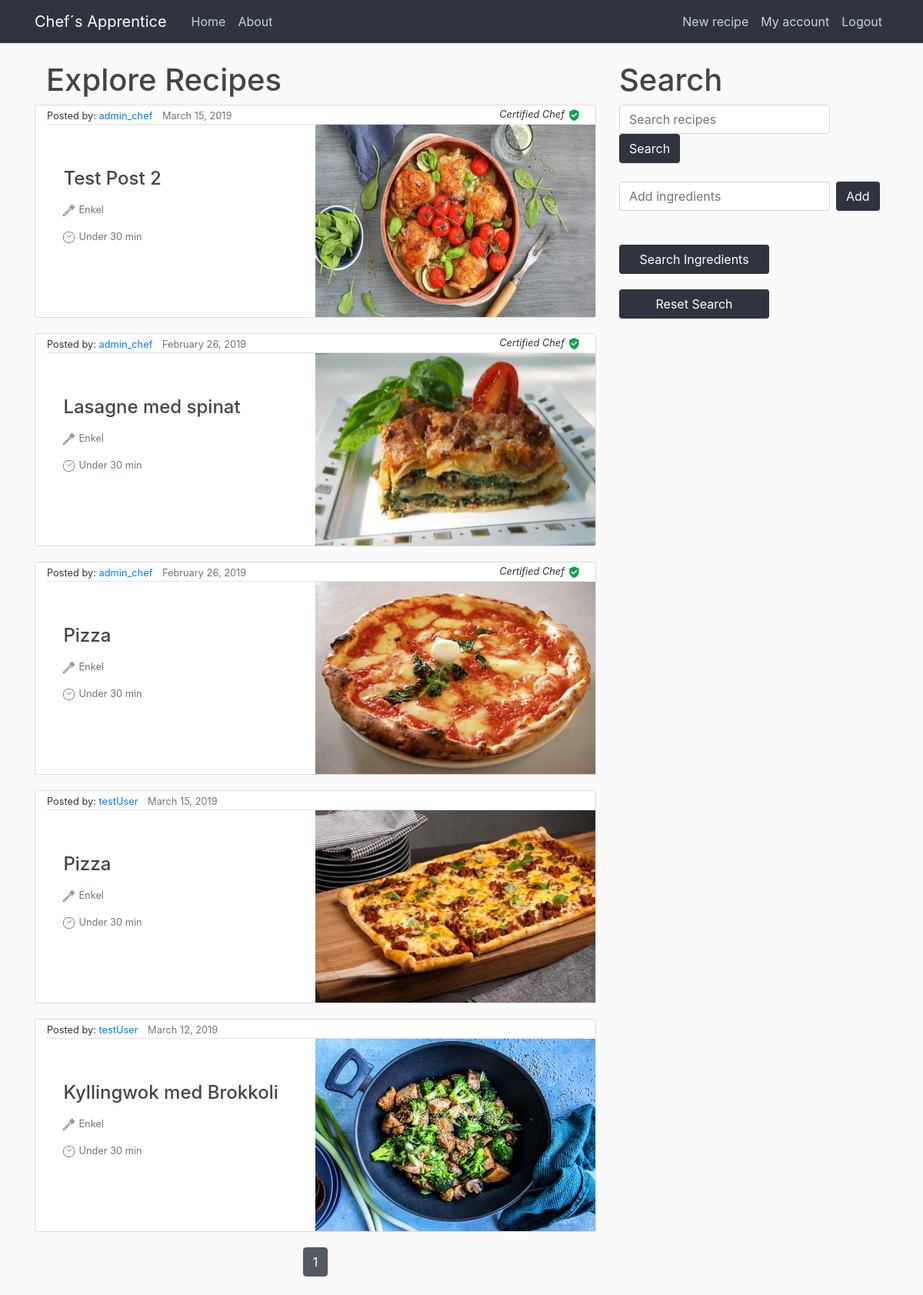
Page / (signed in) on the earlier database version.
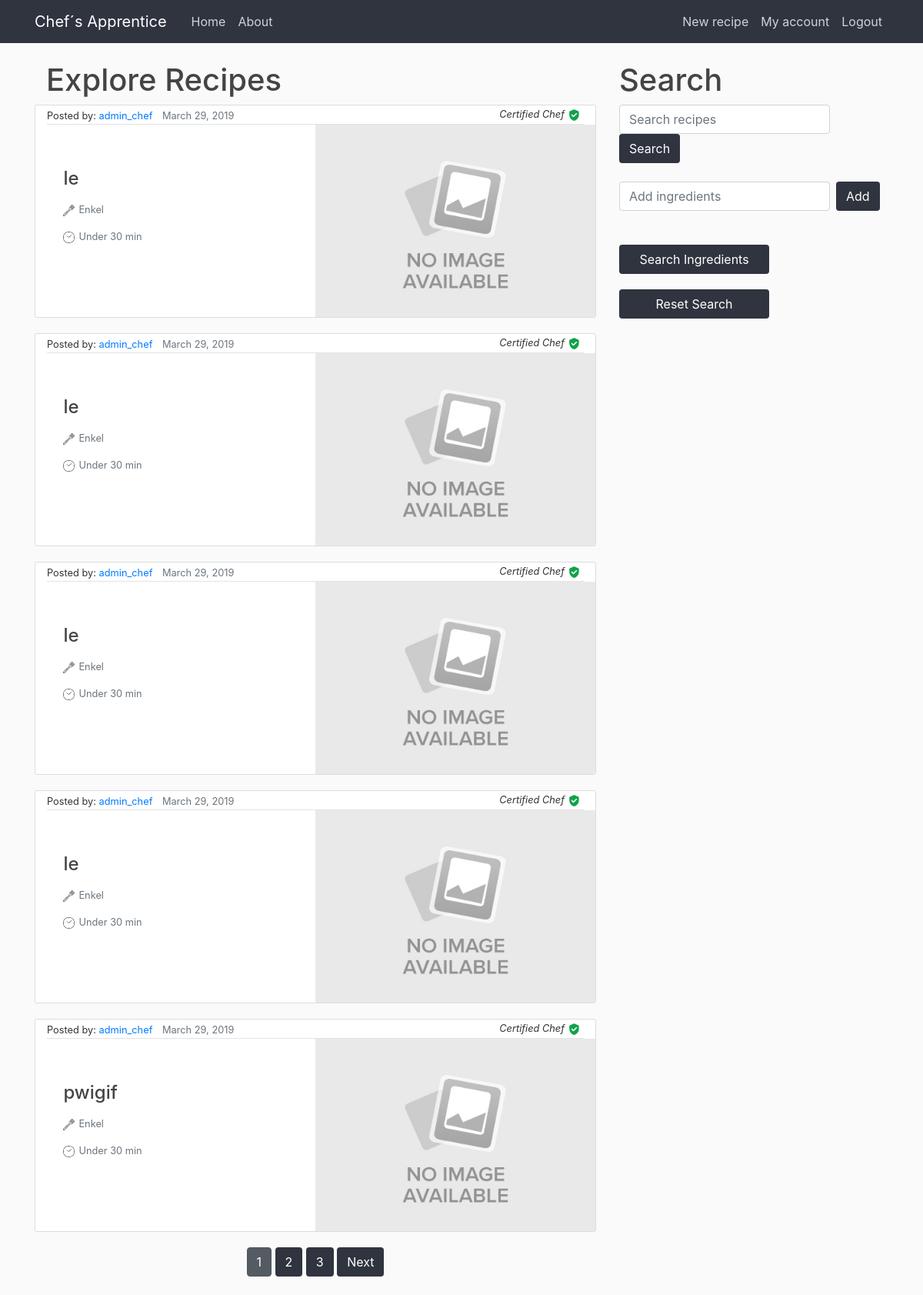
Same page on the later database version.
### chefs_apprentice/models.py (models this page shows, shortened)
class Recipe(models.Model):
    title = models.CharField(max_length=100)  # tenkt samme som tilhørende post
    ingredients = models.ManyToManyField(ChosenIngredient, blank=True, related_name='+')  # liste av ingrediensobjekter
    description = models.TextField()  # tenkt sammen med content i post
    date_posted = models.DateTimeField(
        default=timezone.now)  # DateTimeField(auto_now=True) ville satt datoen til akkurat nå
    author = models.ForeignKey(User,
                               on_delete=models.CASCADE)  # on_delete=models.CASCADE sier at hvis brukeren blir slettet vil postene også bli slettet
    image = models.ImageField(default='default.jpg', upload_to='food_pics')
    visible = models.BooleanField(default=True)
    NIVA = (
        ('E', 'Enkel'),
        ('M', 'Middels'),
        ('V', 'Vanskelig'),
    )
    TID = (
        ('L', 'Under 30 min'),
        ('M', 'Ca. 30-60 min'),
        ('S', 'Over 1 time'),
    )
    tid = models.CharField(default='L', max_length=1, choices=TID)
    niva = models.CharField(default='E', max_length=1, choices=NIVA)

### chefs_apprentice/views.py (the view)
# urls.py: path('', views.home, name='chef-home'),
@login_required
def home(request):
    queryset = Recipe.objects.all().order_by("-date_posted")
    recipe = queryset[0]
    if request.GET.get("sortBy"):
        queryset = Recipe.objects.all().order_by("-date_posted")
        context = {
            'recipies': queryset
        }
        return render(request, 'chefs_apprentice/home.html', context)
    start_list = []
    for a in queryset:
        if a.author.is_staff:
            start_list.append(a)
    for b in queryset:
        if b.author.is_staff == False:
            start_list.append(b)
    query = request.GET.get("q")
    if query:
        queryset = queryset.filter(
            Q(title__icontains=query)
        )
    query_i = request.GET.get("q_i")
    if request.GET.get("addIngredient"):
        input = query_i.split(',')
        ingredients = [x.strip() for x in input]
        ingredients = list(set(ingredients))
        print(curr_i.current_ingredients)
        curr_i.current_ingredients.update(ingredients)
    if request.GET.get("search_ingredient"):
        queryset = getRecipies(queryset, curr_i.current_ingredients)
    if not request.GET.get("search_ingredient") and not query:
        queryset = start_list
    if request.GET.get("reset"):
        curr_i.current_ingredients = set([])
    paginator = Paginator(queryset, 5) # Show 5 contacts per page
    page = request.GET.get('page')
    queryset = paginator.get_page(page)
    context = {
        'recipies': queryset,
        'current_ingredients': curr_i.current_ingredients
    }
    return render(request, 'chefs_apprentice/home.html', context)

### chefs_apprentice/templates/chefs_apprentice/home.html (shortened to what this page needs)
{% extends "chefs_apprentice/base.html" %}
{% block content%}
<div class="container">
  <div class="row">
    <div class="col">
        <h1>Explore Recipes</h1>
    </div>
    </div>
</div>
  {% for recipe in recipies %}
    {% if recipe.visible %}
      <article class="media recipe-section">
        <div class="container">
          <div class="article-metadata">
            <small>Posted by: <a class="mr-2" href="#">{{ recipe.author }}</a></small>
            <small class="text-muted">{{ recipe.date_posted|date:"F d, Y" }}</small>
            <small class="certification">{% if recipe.author.is_staff %}<i>Certified Chef</i><img class="verified" id="certified" src="static/chefs_apprentice/verified.png" alt="#">{% endif %}</small>
          </div>
          <div class="row">
            <div class="col-sm pt-5">
                <h2><a class="article-title" href="{%url 'view_recipe' recipetitle=recipe.title pk=recipe.pk%}">{{ recipe.title }}</a></h2>
                <small class="article-content text-muted"><img class="verified" src="static/chefs_apprentice/spatula.png" alt="#">{{ recipe.get_niva_display }}</small>
                <small class="article-content text-muted"><img class="verified" src="static/chefs_apprentice/time.png" alt="#">{{ recipe.get_tid_display }}</small>
            </div>
            <div class="col-sm">
              <img class="food_image" src="{{ recipe.image.url }}" alt="#">
            </div>
          </div>
        </div>
      </article>
    {% endif %}
  {% endfor  %}
  <div class="pagination">
    <span class="step-links">
        {% for num in recipies.paginator.page_range %}
          {% if recipies.number == num %}
            <a class="btn btn-secondary active mb-4" href="?page={{ num }}&q={{ request.GET.q }}">{{ num }}</a>
          {% elif num > recipies.number|add:'-3' and num < recipies.number|add:'3' %}
            <a class="btn btn-rounded-info mb-4" href="?page={{ num }}">{{ num }}</a>
          {% endif %}
        {% endfor %}
        {% if recipies.has_next %}
            <a class="btn btn-rounded-info mb-4" href="?page={{ recipies.next_page_number }}&q={{ request.GET.q }}">Next</a>
        {% endif %}
    </span>
</div>
{% endblock content %}

Differences in the rows shown:
no longer on this page (row unchanged): Recipe: author "admin_chef", date_posted "March 15, 2019", visible True (drawn), title "Test Post 2", niva "Enkel", tid "Under 30 min", image (picture)
no longer on this page (row unchanged): Recipe: author "admin_chef", date_posted "February 26, 2019", visible True (drawn), title "Lasagne med spinat", niva "Enkel", tid "Under 30 min", image (picture)
no longer on this page (row unchanged): Recipe: author "admin_chef", date_posted "February 26, 2019", visible True (drawn), title "Pizza", niva "Enkel", tid "Under 30 min", image (picture)
no longer on this page (row unchanged): Recipe: author "testUser", date_posted "March 15, 2019", title "Pizza", visible True (drawn), niva "Enkel", tid "Under 30 min", image (picture)
no longer on this page (row unchanged): Recipe: author "testUser", date_posted "March 12, 2019", title "Kyllingwok med Brokkoli", visible True (drawn), niva "Enkel", tid "Under 30 min", image (picture)
added Recipe: author "admin_chef", date_posted "March 29, 2019", visible True (drawn), title "le", niva "Enkel", tid "Under 30 min", image (placeholder picture)
added Recipe: author "admin_chef", date_posted "March 29, 2019", visible True (drawn), title "le", niva "Enkel", tid "Under 30 min", image (placeholder picture)
added Recipe: author "admin_chef", date_posted "March 29, 2019", visible True (drawn), title "le", niva "Enkel", tid "Under 30 min", image (placeholder picture)
added Recipe: author "admin_chef", date_posted "March 29, 2019", visible True (drawn), title "le", niva "Enkel", tid "Under 30 min", image (placeholder picture)
added Recipe: author "admin_chef", date_posted "March 29, 2019", visible True (drawn), title "pwigif", niva "Enkel", tid "Under 30 min", image (placeholder picture)
Other differences:
new list line: "2"
new list line: "3"
text now shown: "Next"
